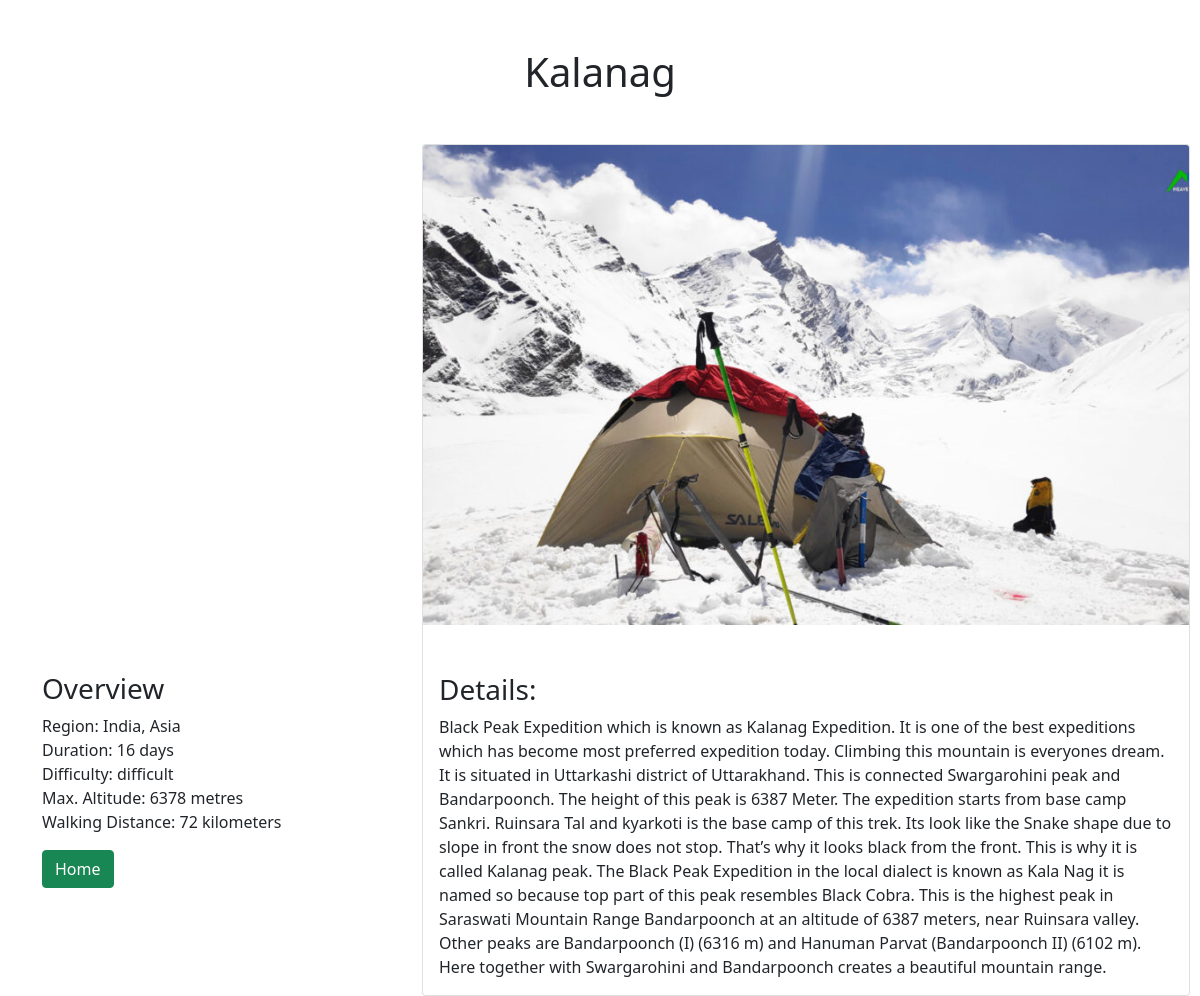
Page /details.php?trekID=1006 on the committed database.
### tables this page shows
CREATE TABLE `travel_offers` (
  `trekID` int(11) NOT NULL,
  `locationName` varchar(65) NOT NULL,
  `price` decimal(10,2) NOT NULL,
  `description` varchar(650) NOT NULL,
  `longitude` decimal(9,6) DEFAULT NULL,
  `latitude` decimal(9,6) DEFAULT NULL,
  `picture` varchar(250) DEFAULT NULL,
  `region` varchar(25) NOT NULL,
  `duration` int(2) NOT NULL,
  `difficulty` enum('easy','moderate','difficult','very difficult','extreme') NOT NULL,
  `walking_distance` int(3) NOT NULL,
  `max_altitude` int(4) NOT NULL,
  `description_detail` varchar(1950) NOT NULL
);

### details.php (the view, shortened to what this page needs)
<?php
require_once 'actions/db_connect.php';
if ($_GET['trekID']) {
    $id = $_GET['trekID'];
    $sql = "SELECT * FROM travel_offers WHERE trekID = {$id}";
    $result = mysqli_query($connect, $sql);
    $data = mysqli_fetch_assoc($result);
    if (mysqli_num_rows($result) == 1) {
        $locationName = $data['locationName'];
        $description_detail = $data['description_detail'];
        $region = $data['region'];
        $duration = $data['duration'];
        $difficulty = $data['difficulty'];
        $walking_distance = $data['walking_distance'];
        $max_altitude = $data['max_altitude'];
        $picture = $data['picture'];
    } else {
        header("location: error.php");
    }
} else {
    header("location: error.php");
}
?>
<!DOCTYPE html>
<html lang="en">
<head>
    <?php require_once 'components/boot.php' ?>
</head>
<body>
    <div class="manageProduct mt-3">
        <p class='h1 text-center mt-5 mb-5'> <?= $locationName ?> </p>
        <div class="container">
            <div class="row">
                <div class="col-sm-4">
                    <div id="map"></div>
                    <ul class="p-0">
                        <li>
                            <h3>Overview</h3>
                        </li>
                        <li>Region: <?= $region ?></li>
                        <li>Duration: <?= $duration ?> days</li>
                        <li>Difficulty: <?= $difficulty ?></li>
                        <li>Max. Altitude: <?= $max_altitude ?> metres</li>
                        <li>Walking Distance: <?= $walking_distance ?> kilometers</li>
                    </ul>
                    <div class="d-flex justify-content-beginning">
                        <a href="index.php"><button class='btn btn-md btn-success custom' type="button">Home</button></a>
                    </div>
                </div>
                <div class="col-sm-8">
                    <div class="card" style="width: 48rem;">
                        <img src='pictures/<?= $picture ?>' class='card-img-top' alt='...' width='100%'>
                        <div class="card-body">
                            <h3 class="card-title">Details:</h3>
                            <p class="card-text mt-2"><?= $description_detail ?></p>
                        </div>
                    </div>
                </div>
            </div>
        </div>
    </div>
</body>
</html>

### details.php (style rules this page uses)
html, body { height: 100%; margin: 0; padding: 0; }
.manageProduct { margin: auto; width: 100%; }
.card-img-top { margin-bottom: 4vh !important; height: 30rem; }
ul { list-style-type: none; }
ul li h3 { margin-top: 3rem; }
#map { height: 30rem; width: 100%; margin-left: auto; margin-right: auto; }

### rows in the picture
travel_offers: locationName "Kalanag", region "India, Asia", duration "16", difficulty "difficult", max_altitude "6378", walking_distance "72", picture (picture), description_detail "Black Peak Expedition which is known as Kalanag Expedition. It is one of the best expeditions which has become most preferred expedition today. Climbing this mountain is everyones dream. It is situated in Uttarkashi district of Uttarakhand. This is connected Swargarohini peak and Bandarpoonch. The height of this peak is 6387 Meter. The expedition starts from base camp Sankri. Ruinsara Tal and kyarkoti is the base camp of this trek. Its look like the Snake shape due to slope in front the snow does not stop. That’s why it looks black from the front. This is why it is called Kalanag peak. The Black Peak Expedition in the local dialect is known as Kala Nag it is named so because top part of…"
